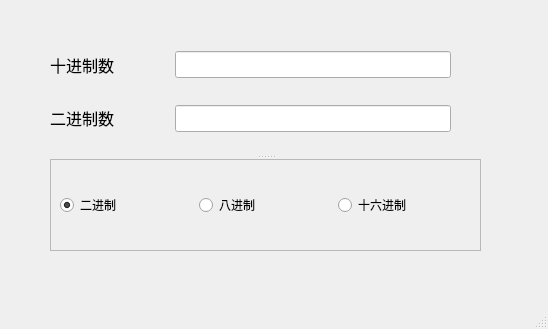
<?xml version="1.0" encoding="UTF-8"?>
<ui version="4.0">
 <class>MainWindow</class>
 <widget class="QMainWindow" name="MainWindow">
  <property name="geometry">
   <rect>
    <x>0</x>
    <y>0</y>
    <width>548</width>
    <height>329</height>
   </rect>
  </property>
  <property name="windowTitle">
   <string>进制转换</string>
  </property>
  <widget class="QWidget" name="centralwidget">
   <widget class="QSplitter" name="splitter">
    <property name="geometry">
     <rect>
      <x>50</x>
      <y>30</y>
      <width>431</width>
      <height>221</height>
     </rect>
    </property>
    <property name="orientation">
     <enum>Qt::Vertical</enum>
    </property>
    <widget class="QWidget" name="">
     <layout class="QGridLayout" name="gridLayout" rowstretch="0,0" columnstretch="3,7">
      <property name="rightMargin">
       <number>30</number>
      </property>
      <item row="0" column="0">
       <widget class="QLabel" name="label">
        <property name="font">
         <font>
          <pointsize>12</pointsize>
         </font>
        </property>
        <property name="text">
         <string>十进制数</string>
        </property>
        <property name="margin">
         <number>10</number>
        </property>
       </widget>
      </item>
      <item row="0" column="1">
       <widget class="QLineEdit" name="lineEdit">
        <property name="font">
         <font>
          <pointsize>12</pointsize>
         </font>
        </property>
        <property name="maxLength">
         <number>12</number>
        </property>
       </widget>
      </item>
      <item row="1" column="0">
       <widget class="QLabel" name="label_2">
        <property name="baseSize">
         <size>
          <width>0</width>
          <height>0</height>
         </size>
        </property>
        <property name="font">
         <font>
          <pointsize>12</pointsize>
          <italic>false</italic>
         </font>
        </property>
        <property name="text">
         <string>二进制数</string>
        </property>
        <property name="textFormat">
         <enum>Qt::RichText</enum>
        </property>
        <property name="margin">
         <number>10</number>
        </property>
       </widget>
      </item>
      <item row="1" column="1">
       <widget class="QLineEdit" name="lineEdit_2">
        <property name="font">
         <font>
          <pointsize>12</pointsize>
         </font>
        </property>
        <property name="maxLength">
         <number>12</number>
        </property>
       </widget>
      </item>
     </layout>
    </widget>
    <widget class="QFrame" name="frame_3">
     <property name="frameShape">
      <enum>QFrame::StyledPanel</enum>
     </property>
     <property name="frameShadow">
      <enum>QFrame::Raised</enum>
     </property>
     <layout class="QHBoxLayout" name="horizontalLayout_3">
      <item>
       <widget class="QRadioButton" name="radioButton_3">
        <property name="text">
         <string>二进制</string>
        </property>
        <property name="checked">
         <bool>true</bool>
        </property>
       </widget>
      </item>
      <item>
       <widget class="QRadioButton" name="radioButton_2">
        <property name="text">
         <string>八进制</string>
        </property>
       </widget>
      </item>
      <item>
       <widget class="QRadioButton" name="radioButton">
        <property name="text">
         <string>十六进制</string>
        </property>
       </widget>
      </item>
     </layout>
    </widget>
   </widget>
  </widget>
  <widget class="QMenuBar" name="menubar">
   <property name="geometry">
    <rect>
     <x>0</x>
     <y>0</y>
     <width>548</width>
     <height>21</height>
    </rect>
   </property>
  </widget>
  <widget class="QStatusBar" name="statusbar"/>
 </widget>
 <resources/>
 <connections/>
</ui>
